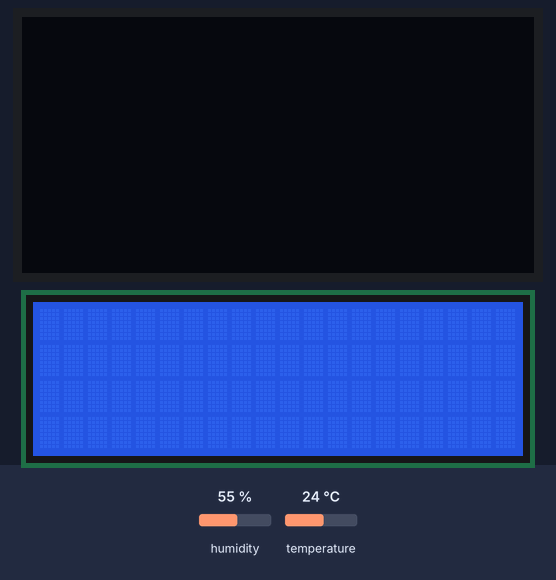
Bench run of a sketch on a simulated Arduino Uno, built with avr-gcc and run on an emulated ATmega328P. Shown: 128×64 one-colour display, 20×4 character LCD. The test bench sets the inputs (shaded band); at power-on: humidity 55 %, temperature 24 °C. What the sketch prints to the serial monitor is not drawn.

Above: at 1.2 s.
1.3 s: humidity set to 22 %
At 15.26 s:
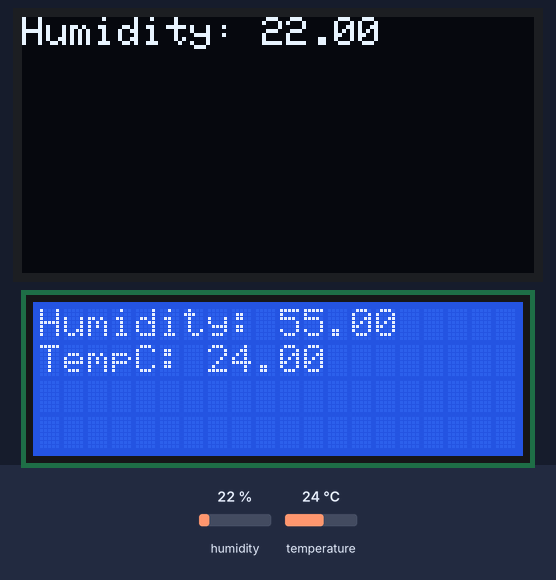
15.3 s: temperature set to 12 °C
At 26.6 s:
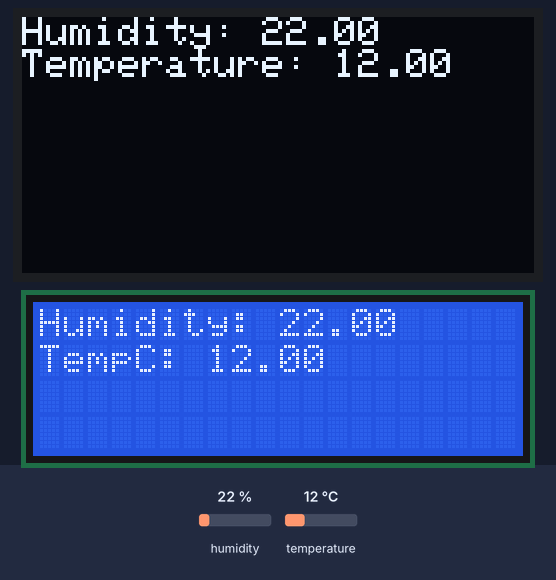
26.9 s: humidity set to 40 %
At 35.8 s:
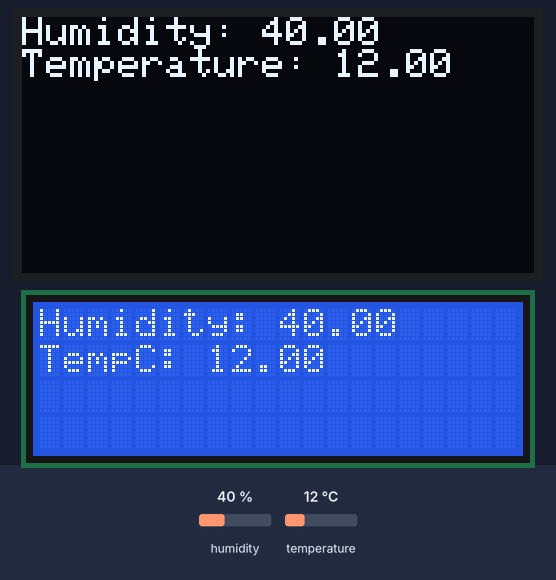
37.0 s: temperature set to 19 °C
Timing chart, 0 to 40.0 s (numbered marks = the images above; inputs shaded):
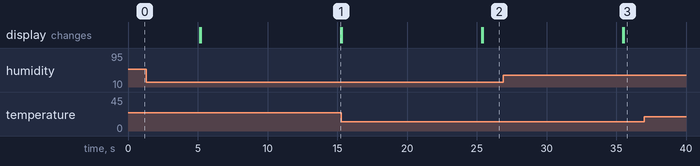

The sketch:

Temp._and_Humidity_.ino
```cpp
#include "DHT.h"
#include <LiquidCrystal_I2C.h>

LiquidCrystal_I2C lcd(0x27,20,4);

#include <Adafruit_SSD1306.h>
#define OLED_RESET 4
Adafruit_SSD1306 display (OLED_RESET);


#define DHTPIN 3
#define DHTTYPE DHT11
DHT dht(DHTPIN, DHTTYPE);

void setup() {
  // put your setup code here, to run once:
  Serial.begin(9600);
  display.begin (SSD1306_SWITCHCAPVCC, 0x3C);
  dht.begin();

  lcd.init();
  lcd.backlight();
}


void loop() {
  // put your main code here, to run repeatedly:

  float h = dht.readHumidity ();  //Reads temperature in C
  float t = dht.readTemperature();

  Serial.print("Humidity: ");
  Serial.println(h);

  Serial.println("Temperature: ");
  Serial.println(t);
  delay(5000);

    display.clearDisplay();
    display.setTextSize(1);
    display.setTextColor(WHITE);
    display.setCursor(0,0);


  display.print("Humidity: ");
  display.println(h);
       display.display();
  display.print("Temperature: ");
  display.println(t);
      display.display();

  lcd.setCursor(0,0);
  lcd.print("Humidity: "); lcd.print(h);
  lcd.setCursor(0,1);
  lcd.print ("TempC: ");lcd.print(t);

delay(5000);
}
```

Measured:
- after the input at 26.9 s, the display: first changes after 8.6 s (image 3 shows a later state)
